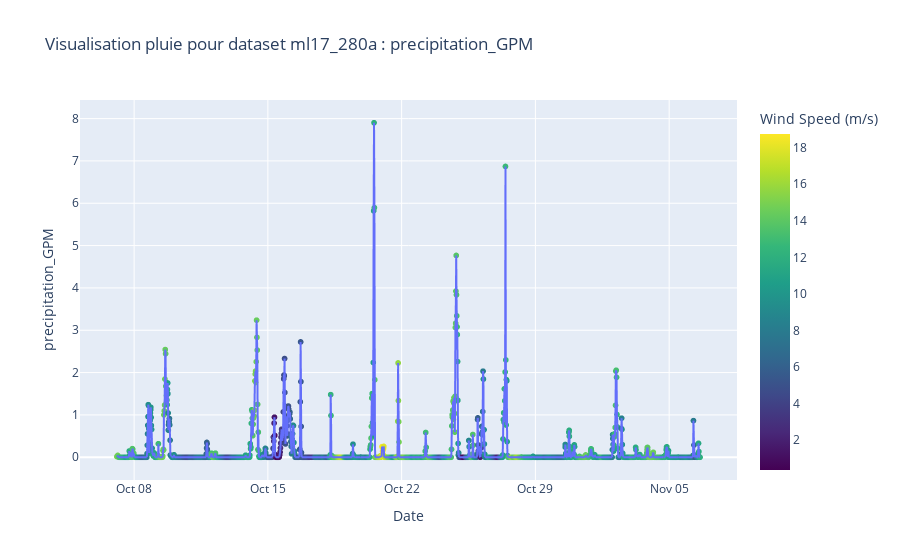

This figure's notebook cell:
### Code cell
fig = px.scatter(
    df,
    x=d_df,
    y=df[feature] * factor,
    color=df["wind_speed"],
    color_continuous_scale="Viridis",
    hover_data={'dive_number': df["dive"],'wind(m/s)': df["wind_speed"]},
    title = f'Visualisation pluie pour dataset {depid} : {feature}'
)

fig.add_trace(px.line(df, x=d_df, y=df[feature] * factor).data[0])

fig.update_layout(
    xaxis=dict(
        tickformat='%b %d',
    ),
    coloraxis_colorbar=dict(
        title="Wind Speed (m/s)"
    ),
    xaxis_title='Date',
    yaxis_title=feature,
)

fig.show()

### Figure 1 — Plotly figure (JSON) as saved in the notebook; plotly's stock layout.template omitted (floating-point values rounded to 4 significant figures; data arrays with more than 128 entries replaced by an {"elided": "..."} marker saying what was removed)
{"data": [{"customdata": {"elided": "1859x2 float values"}, "hovertemplate": "x=%{x}<br>y=%{y}<br>dive_number=%{customdata[0]}<br>wind(m/s)=%{customdata[1]}<br>color=%{marker.color}<extra></extra>", "legendgroup": "", "marker": {"color": {"elided": "1859 float values"}, "coloraxis": "coloraxis", "symbol": "circle"}, "mode": "markers", "name": "", "showlegend": false, "type": "scattergl", "x": {"elided": "1859 str values"}, "xaxis": "x", "y": {"elided": "1859 float values"}, "yaxis": "y"}, {"hovertemplate": "x=%{x}<br>y=%{y}<extra></extra>", "legendgroup": "", "line": {"color": "#636efa", "dash": "solid"}, "marker": {"symbol": "circle"}, "mode": "lines", "name": "", "showlegend": false, "type": "scattergl", "x": {"elided": "1859 str values"}, "xaxis": "x", "y": {"elided": "1859 float values"}, "yaxis": "y"}], "layout": {"coloraxis": {"colorbar": {"title": {"text": "Wind Speed (m/s)"}}, "colorscale": [[0, "#440154"], [0.1111, "#482878"], [0.2222, "#3e4989"], [0.3333, "#31688e"], [0.4444, "#26828e"], [0.5556, "#1f9e89"], [0.6667, "#35b779"], [0.7778, "#6ece58"], [0.8889, "#b5de2b"], [1, "#fde725"]]}, "legend": {"tracegroupgap": 0}, "title": {"text": "Visualisation pluie pour dataset ml17_280a : precipitation_GPM"}, "xaxis": {"anchor": "y", "domain": [0, 1], "tickformat": "%b %d", "title": {"text": "Date"}}, "yaxis": {"anchor": "x", "domain": [0, 1], "title": {"text": "precipitation_GPM"}}}}
